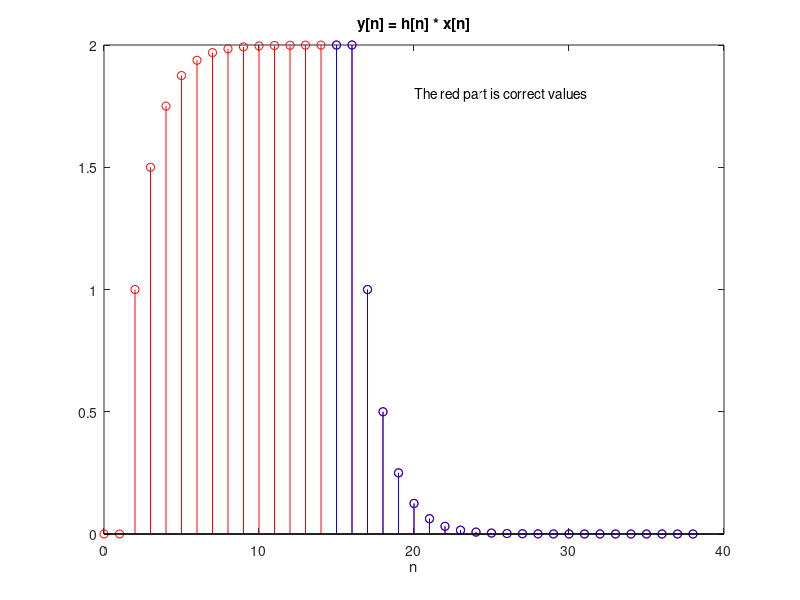

Source code (MATLAB):
% 2.7(c)
x = zeros(1,25);
for i = 3:25            % n = i - 1
    x(i) = 0.5.^(i-3);
end

h = ones(1,15);

ny = 0:38;
y = conv(x,h);
stem(ny,y,'r'); hold on;
stem(ny(16:length(ny)),y(16:length(y)),'b');
title('y[n] = h[n] * x[n]'); xlabel('n');
text(20,1.8,'The red part is correct values');